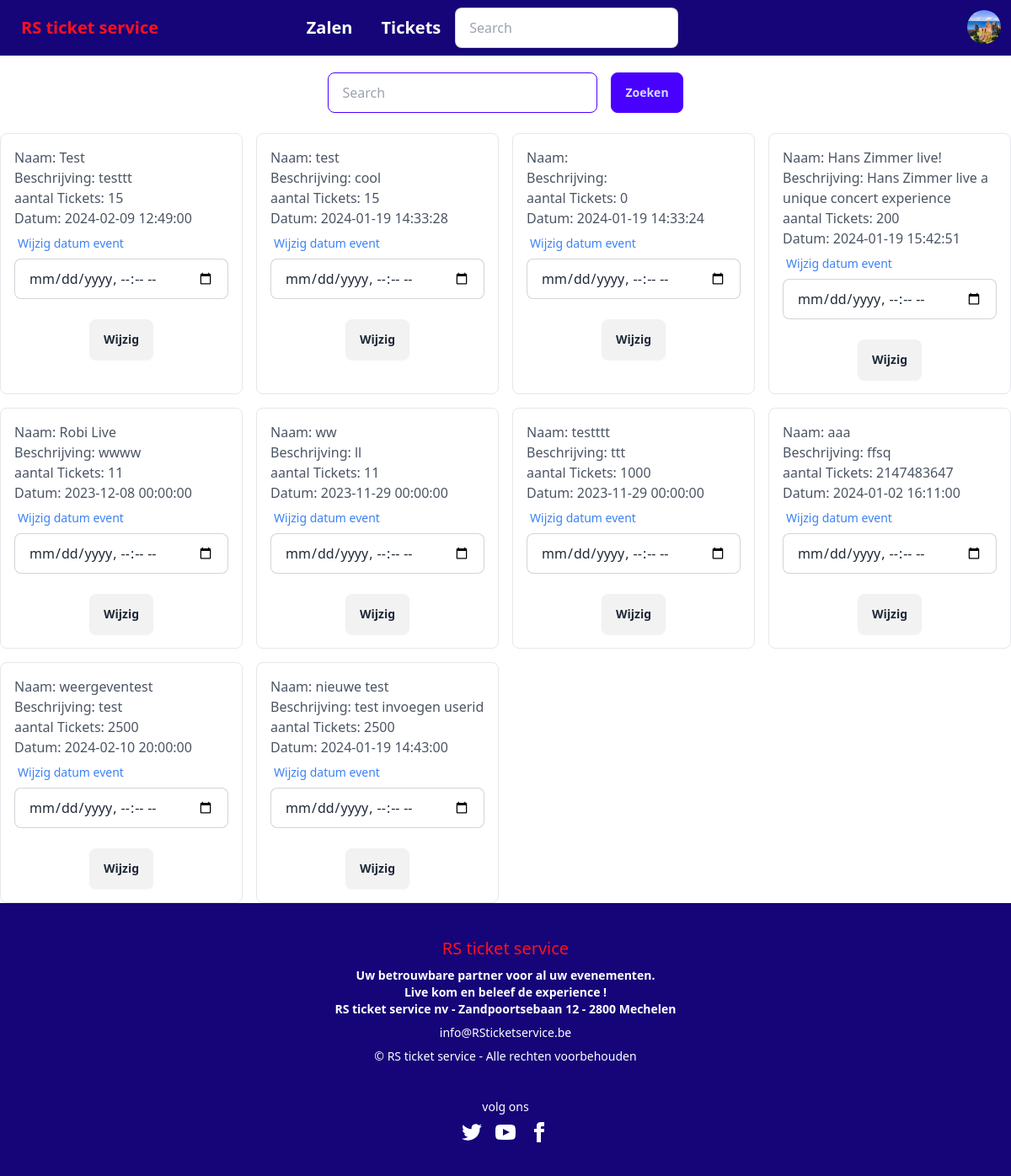
The page /profile/tijd-aanpassen.php (signed in) on the database its author committed.
### tables this page shows
CREATE TABLE `users` (
  `id` int(11) NOT NULL,
  `username` varchar(50) NOT NULL,
  `email` varchar(100) NOT NULL,
  `password` varchar(100) NOT NULL,
  `firstname` varchar(50) NOT NULL,
  `lastname` varchar(50) NOT NULL,
  `function` int(11) NOT NULL,
  `profilePicture` text NOT NULL,
  `updatedAt` timestamp NOT NULL DEFAULT current_timestamp() ON UPDATE current_timestamp(),
  `createdAt` timestamp NOT NULL DEFAULT current_timestamp()
);

CREATE TABLE `evenementen` (
  `evenementID` int(11) NOT NULL,
  `naam` mediumtext NOT NULL,
  `datum` datetime NOT NULL DEFAULT current_timestamp() ON UPDATE current_timestamp(),
  `aantalTickets` int(11) NOT NULL,
  `beschrijving` text NOT NULL,
  `afbeelding` mediumtext NOT NULL,
  `zaalID` int(11) NOT NULL,
  `userID` int(11) NOT NULL,
  `weergeven` int(11) NOT NULL
);

### functions/userfunctions.php (called while the page is built, shortened)
<?php
function getProfilePicture($mysqli, $gebruikerid) {
    $resultaat = $mysqli->query("SELECT profilePicture FROM users WHERE id= ".$gebruikerid."");
    return (($resultaat->num_rows == 0)?false:$resultaat->fetch_assoc());
}
?>

### profile/tijd-aanpassen.php (the view, shortened to what this page needs)
<?php
include $_SERVER['DOCUMENT_ROOT'] . "/components/navbar.php";
?>
<!DOCTYPE html>
<html>
<head>
</head>
<body>
        <form action="/profile/tijd-aanpassen.php" class="flex flex-row justify-center gap-4">
  <div class="form-control w-full max-w-xs">
    <input type="text" name="search" placeholder="Search" class="input input-primary input-bordered">
  </div>
  <button class="btn btn-primary">Zoeken</button>
</form>
<br>
<?php
$mysqli = new mysqli('localhost', 'root', '', 'dbticketverkoop');
if (isset($_GET['search'])) {
    $searchTerm = $_GET['search'];
     $sql = "SELECT evenementID, naam, aantalTickets, beschrijving, datum FROM evenementen WHERE naam LIKE ?";
    $stmt = $mysqli->prepare($sql);
    $param = "%{$searchTerm}%";
    $stmt->bind_param('s', $param);
} else {
    $sql = "SELECT evenementID, naam, aantalTickets, beschrijving, datum FROM evenementen";
  $stmt = $mysqli->prepare($sql);
}
$stmt->execute();
$result = $stmt->get_result();
    echo "<div class='grid grid-cols-4 gap-4'>";
    if ($result->num_rows > 0) {
        while ($row = $result->fetch_assoc()) {
            echo "<div class='p-4 border rounded-lg'>";
            echo "<h2 class='text-gray-600'>Naam: " . $row['naam'] . "</h2>";
            echo "<p class='text-gray-600'>Beschrijving: " . $row['beschrijving'] . "</p>";
            echo "<p class='text-gray-600'>aantal Tickets: " . $row['aantalTickets'] . "</p>";
            echo "<p class='text-gray-600'>Datum: " . $row['datum'] . "</p>";
        echo "<form action='/profile/update-timer.php' method='post'>";
        ?>
        <div class="form-control w-full">
            <label class="label">
                <span class="label-text text-blue-500">Wijzig datum event</span>
            </label>
            <input type="datetime-local" name="datum" class="input input-bordered w-full" required />
        </div>
        <br>
        <div class='form-control w-full text-center'>
            <button class='btn btn-dark mx-auto' type='submit'>Wijzig</button>
        </div>
        <?php
        echo "</form>";
            echo "</div>";
        }
    } else {
        echo "No results to display!";
  ?>
  <br>
  <a href="../profile/tijd-aanpassen.php" >klik hier om terug te gaan</a>
  <?php
    }
    echo "</div>";
    ?>
</body>
</html>
<?php
include $_SERVER['DOCUMENT_ROOT'] . "/components/footer.php";
?>

### components/navbar.php (shortened to what this page needs)
<?php
include $_SERVER['DOCUMENT_ROOT'] . "/fetch/util.php";
include $_SERVER['DOCUMENT_ROOT'] . "/functions/userfunctions.php";
?>
<!DOCTYPE html>
<html>
<head>
    <link href="https://cdn.jsdelivr.net/npm/daisyui@4.4.2/dist/full.css" rel="stylesheet" type="text/css" />
    <script src="https://cdn.tailwindcss.com"></script>
</head>
<body>
<div class="navbar bg-[#150578]" style="margin-bottom: 20px;">
  <div class="flex-1 text-[#FF101F]">
    <a class="btn btn-ghost normal-case text-xl " href="../index.php">RS ticket service</a>
  </div>
  <div class="flex-auto text-[#FDFFFF]">
    <a class="btn btn-ghost normal-case text-xl " href="../main_page/zalen.php">Zalen</a>
    <a class="btn btn-ghost normal-case text-xl " href="../index.php">Tickets</a>
    <div class="form-control">
    <form action="/components/search.php" method="get" class="form-control w-full relative">
      <input type="text" name="search" placeholder="Search" class="input input-bordered w-24 md:w-auto text-black"/>
    </form>
    </div>
</div>
    <?php
   echo ' <div class="dropdown dropdown-end">';
   if (isset($_SESSION["user"])) {
       echo'
      <label tabindex="0" class="btn btn-ghost btn-circle avatar">
       <div class="w-10 rounded-full">';
        $gebruikersid = $_SESSION["gebruikersid"];
        $data = getProfilePicture($mysqli,$gebruikersid);
        foreach($data as $value){
        if (empty($value)) {
          echo '<img src="../img/accountPictures/no_profile_picture.jpg"/>';
        } else {
          echo '<img src="../img/accountPictures/'.$value.'"/>';
        }
      }
        echo'
        </div>
      </label>
      <ul tabindex="0" class="mt-3 z-[1] p-2 shadow menu menu-sm dropdown-content bg-base-100 rounded-box w-52">
        <li><a href="../profile/gegevens_aanpassen.php">Profiel</a>
        <li><a href="../profile/logout.php">Uitloggen</a></li>';
        }
        ?>
      </ul>
    </div>
</div>
</body>
</html>

### components/footer.php (style rules this page uses)
body { display: flex; flex-direction: column; min-height: 100vh; }

### rows shown on the page
users: profilePicture (picture)
evenementen: naam "Test", beschrijving "testtt", aantalTickets "15", datum "2024-02-09 12:49:00"
evenementen: naam "test", beschrijving "cool", aantalTickets "15", datum "2024-01-19 14:33:28"
evenementen: aantalTickets "0", datum "2024-01-19 14:33:24"
evenementen: naam "Hans Zimmer live!", beschrijving "Hans Zimmer live a unique concert experience", aantalTickets "200", datum "2024-01-19 15:42:51"
evenementen: naam "Robi Live", beschrijving "wwww", aantalTickets "11", datum "2023-12-08 00:00:00"
evenementen: naam "ww", beschrijving "ll", aantalTickets "11", datum "2023-11-29 00:00:00"
evenementen: naam "testttt", beschrijving "ttt", aantalTickets "1000", datum "2023-11-29 00:00:00"
evenementen: naam "aaa", beschrijving "ffsq", aantalTickets "2147483647", datum "2024-01-02 16:11:00"
evenementen: naam "weergeventest", beschrijving "test", aantalTickets "2500", datum "2024-02-10 20:00:00"
evenementen: naam "nieuwe test", beschrijving "test invoegen userid", aantalTickets "2500", datum "2024-01-19 14:43:00"
